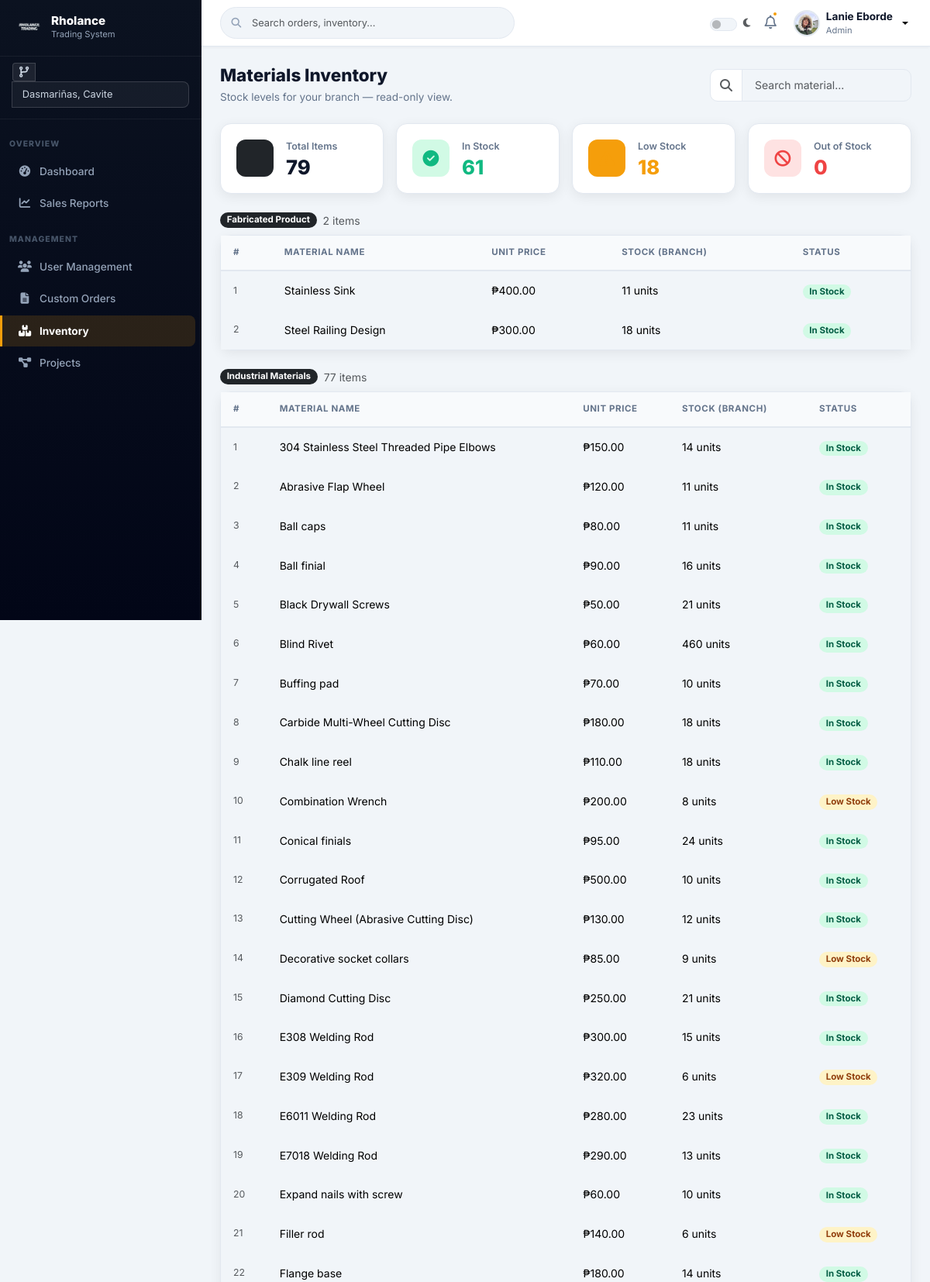
/inventory/staff_inventory.php (signed in, upper part), run on the app's committed database.
### tables this page shows
CREATE TABLE `users` (
  `id` int(11) NOT NULL,
  `name` varchar(100) NOT NULL,
  `email` varchar(100) NOT NULL,
  `password` varchar(255) NOT NULL,
  `role` enum('admin','staff','welder','customer') NOT NULL,
  `branch_id` int(11) DEFAULT NULL,
  `status` enum('active','blocked','archived') DEFAULT 'active',
  `reset_token` varchar(255) DEFAULT NULL,
  `token_expiry` datetime DEFAULT NULL,
  `is_verified` tinyint(1) DEFAULT 0,
  `verification_code` varchar(6) DEFAULT NULL,
  `code_expiry` datetime DEFAULT NULL,
  `avatar` varchar(255) DEFAULT NULL
);

CREATE TABLE `items` (
  `id` int(11) NOT NULL,
  `name` varchar(100) DEFAULT NULL,
  `category` varchar(100) DEFAULT NULL,
  `stock` int(11) DEFAULT 0,
  `image` varchar(255) DEFAULT NULL,
  `price` decimal(10,2) DEFAULT NULL
);

### inventory/staff_inventory.php (the view, shortened to what this page needs)
<?php
include '../config/database.php';
include '../includes/header.php';
include '../includes/sidebar.php';
$branch = $_SESSION['branch_id'] ?? 1;
$items = $conn->prepare("
    SELECT i.id, i.name, i.category, i.price,
           COALESCE(inv.current_stock, 0) AS stock
    FROM items i
    LEFT JOIN inventory inv ON inv.item_id = i.id AND inv.branch_id = ?
    WHERE i.name IS NOT NULL AND i.price IS NOT NULL
    ORDER BY i.category ASC, i.name ASC
");
$items->bind_param("i", $branch);
$items->execute();
$rows = $items->get_result()->fetch_all(MYSQLI_ASSOC);
$grouped = [];
foreach ($rows as $r) {
    $cat = $r['category'] ?? 'Uncategorized';
    $grouped[$cat][] = $r;
}
$total = count($rows);
$low   = count(array_filter($rows, fn($r) => $r['stock'] > 0 && $r['stock'] < 10));
$out   = count(array_filter($rows, fn($r) => $r['stock'] == 0));
$ok    = $total - $low - $out;
?>
<div class="rh-main">
    <div class="rh-page-header d-flex align-items-center justify-content-between flex-wrap gap-2">
        <div>
            <h1>Materials Inventory</h1>
            <p>Stock levels for your branch — read-only view.</p>
        </div>
        <div style="width:260px;">
            <div class="input-group">
                <span class="input-group-text bg-white"><i class="fas fa-search text-muted"></i></span>
                <input type="text" id="invSearch" class="form-control" placeholder="Search material...">
            </div>
        </div>
    </div>
    <div class="row g-3 mb-4">
        <div class="col-6 col-md-3">
            <div class="rh-stat-card">
                <div class="rh-stat-icon bg-dark"><i class="fas fa-boxes-stacking"></i></div>
                <div><div class="rh-stat-label">Total Items</div><div class="rh-stat-value"><?= $total ?></div></div>
            </div>
        </div>
        <div class="col-6 col-md-3">
            <div class="rh-stat-card">
                <div class="rh-stat-icon bg-green"><i class="fas fa-check-circle"></i></div>
                <div><div class="rh-stat-label">In Stock</div><div class="rh-stat-value text-success"><?= $ok ?></div></div>
            </div>
        </div>
        <div class="col-6 col-md-3">
            <div class="rh-stat-card">
                <div class="rh-stat-icon bg-amber"><i class="fas fa-exclamation-triangle"></i></div>
                <div><div class="rh-stat-label">Low Stock</div><div class="rh-stat-value text-warning"><?= $low ?></div></div>
            </div>
        </div>
        <div class="col-6 col-md-3">
            <div class="rh-stat-card">
                <div class="rh-stat-icon bg-red"><i class="fas fa-ban"></i></div>
                <div><div class="rh-stat-label">Out of Stock</div><div class="rh-stat-value text-danger"><?= $out ?></div></div>
            </div>
        </div>
    </div>
    <?php foreach ($grouped as $cat => $catItems): ?>
    <div class="mb-4 cat-block">
        <div class="d-flex align-items-center gap-2 mb-2">
            <span class="badge bg-dark fw-700"><?= htmlspecialchars($cat) ?></span>
            <span class="text-muted small"><?= count($catItems) ?> items</span>
        </div>
        <div class="card">
            <div class="table-responsive">
                <table class="table table-hover mb-0">
                    <thead>
                        <tr>
                            <th>#</th>
                            <th>Material Name</th>
                            <th>Unit Price</th>
                            <th>Stock (Branch)</th>
                            <th>Status</th>
                        </tr>
                    </thead>
                    <tbody>
                    <?php foreach ($catItems as $idx => $item):
                        if ($item['stock'] == 0)       { $sc = 'stock-zero'; $sl = 'Out of Stock'; }
                        elseif ($item['stock'] < 10)   { $sc = 'stock-low';  $sl = 'Low Stock';    }
                        else                           { $sc = 'stock-ok';   $sl = 'In Stock';     }
                    ?>
                        <tr class="inv-row">
                            <td class="text-muted small"><?= $idx+1 ?></td>
                            <td class="fw-600 inv-name"><?= htmlspecialchars($item['name']) ?></td>
                            <td>₱<?= number_format($item['price'],2) ?></td>
                            <td><?= $item['stock'] ?> units</td>
                            <td><span class="badge <?= $sc ?>"><?= $sl ?></span></td>
                        </tr>
                    <?php endforeach; ?>
                    </tbody>
                </table>
            </div>
        </div>
    </div>
    <?php endforeach; ?>
</div>
</body></html>

### includes/header.php (shortened to what this page needs)
<?php
include __DIR__ . '/../config/database.php';
$user_id  = $_SESSION['user_id'] ?? 0;
$userName = $_SESSION['name']    ?? 'User';
$userRole = ucfirst($_SESSION['role'] ?? 'Guest');
$avatar   = '';
if ($user_id && isset($conn)) {
    $stmt = $conn->prepare("SELECT avatar FROM users WHERE id=?");
    $stmt->bind_param("i", $user_id);
    $stmt->execute();
    $res = $stmt->get_result();
    if ($row = $res->fetch_assoc()) $avatar = $row['avatar'] ?? '';
}
?>
<!DOCTYPE html>
<html lang="en" data-bs-theme="light">
<head>
    <link rel="stylesheet" href="https://cdn.jsdelivr.net/npm/bootstrap@5.3.3/dist/css/bootstrap.min.css">
    <link rel="stylesheet" href="https://cdnjs.cloudflare.com/ajax/libs/font-awesome/6.5.1/css/all.min.css">
    <link rel="stylesheet" href="<?= BASE_URL ?>assets/css/custom.css">
</head>
<body class="admin">
<header class="rh-topbar">
    <div class="rh-topbar-search">
        <input type="text" class="form-control" id="liveSearch"
               placeholder="Search orders, inventory..." autocomplete="off">
    </div>
    <div class="rh-topbar-right">
        <div class="form-check form-switch mb-0 d-flex align-items-center gap-2">
            <input class="form-check-input" type="checkbox" id="darkModeToggle"
                   style="width:2.2em;height:1.1em;cursor:pointer;">
            <label class="form-check-label text-muted" for="darkModeToggle" style="font-size:.8rem;">
                <i class="fas fa-moon"></i>
            </label>
        </div>
        <button class="rh-notif-btn">
            <i class="far fa-bell"></i>
            <span class="rh-notif-dot"></span>
        </button>
        <div class="dropdown">
            <button class="rh-user-btn dropdown-toggle" id="userMenuBtn"
                    data-bs-toggle="dropdown" aria-expanded="false"
                    style="--bs-btn-focus-shadow-rgb:none;">
                <div class="rh-avatar">
                    <?php if (!empty($avatar)): ?>
                        <img src="<?= BASE_URL ?>uploads/<?= htmlspecialchars($avatar) ?>" alt="Avatar">
                    <?php else: ?>
                        <?= strtoupper(substr($userName, 0, 1)) ?>
                    <?php endif; ?>
                </div>
                <div class="text-start d-none d-md-block">
                    <div class="rh-user-name"><?= htmlspecialchars($userName) ?></div>
                    <div class="rh-user-role"><?= htmlspecialchars($userRole) ?></div>
                </div>
            </button>
        </div>
    </div>
</header>

### data on the page
users: avatar (picture)
items: name "Stainless Sink", price "400.00", stock "11", sl "In Stock"
items: name "Steel Railing Design", price "300.00", stock "18", sl "In Stock"
items: category "Industrial Materials", count($catItems) "77"
items: name "304 Stainless Steel Threaded Pipe Elbows", price "150.00", stock "14", sl "In Stock"
items: name "Abrasive Flap Wheel", price "120.00", stock "11", sl "In Stock"
items: name "Ball caps", price "80.00", stock "11", sl "In Stock"
items: name "Ball finial", price "90.00", stock "16", sl "In Stock"
items: name "Black Drywall Screws", price "50.00", stock "21", sl "In Stock"
items: name "Blind Rivet", price "60.00", stock "460", sl "In Stock"
items: name "Buffing pad", price "70.00", stock "10", sl "In Stock"
items: name "Carbide Multi-Wheel Cutting Disc", price "180.00", stock "18", sl "In Stock"
items: name "Chalk line reel", price "110.00", stock "18", sl "In Stock"
items: name "Combination Wrench", price "200.00", stock "8", sl "Low Stock"
items: name "Conical finials", price "95.00", stock "24", sl "In Stock"
items: name "Corrugated Roof", price "500.00", stock "10", sl "In Stock"
items: name "Cutting Wheel (Abrasive Cutting Disc)", price "130.00", stock "12", sl "In Stock"
items: name "Decorative socket collars", price "85.00", stock "9", sl "Low Stock"
items: name "Diamond Cutting Disc", price "250.00", stock "21", sl "In Stock"
items: name "E308 Welding Rod", price "300.00", stock "15", sl "In Stock"
items: name "E309 Welding Rod", price "320.00", stock "6", sl "Low Stock"
items: name "E6011 Welding Rod", price "280.00", stock "23", sl "In Stock"
items: name "E7018 Welding Rod", price "290.00", stock "13", sl "In Stock"
items: name "Expand nails with screw", price "60.00", stock "10", sl "In Stock"
items: name "Filler rod", price "140.00", stock "6", sl "Low Stock"
items: name "Flange base", price "180.00", stock "14", sl "In Stock"

### other printed values
$userName "Lanie Eborde"
$userRole "Admin"
$label "Dashboard Sales Reports User Management Custom Orders Inventory Projects"
$total "79"
$ok "61"
$low "18"
$out "0"
$cat "Fabricated Product"
count($catItems) "2"
